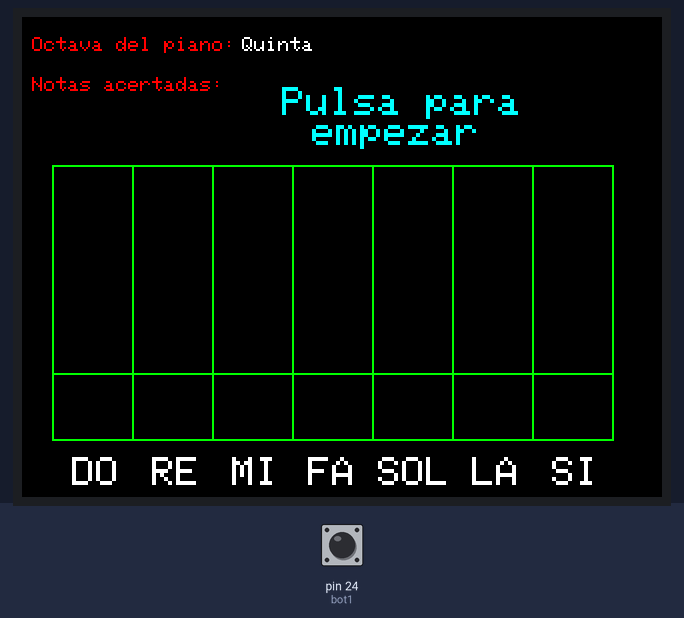
The sketch below on a simulated Arduino Mega 2560, built with avr-gcc and run on an emulated ATmega2560. On the bench: 320×240 colour display. The test bench sets the inputs (shaded band); at power-on: pin 24 (bot1) LOW.

Above: at 1.5 s.
1.6 s: pin 24 (bot1) pulled HIGH for 0.15 s
At 1.66 s:
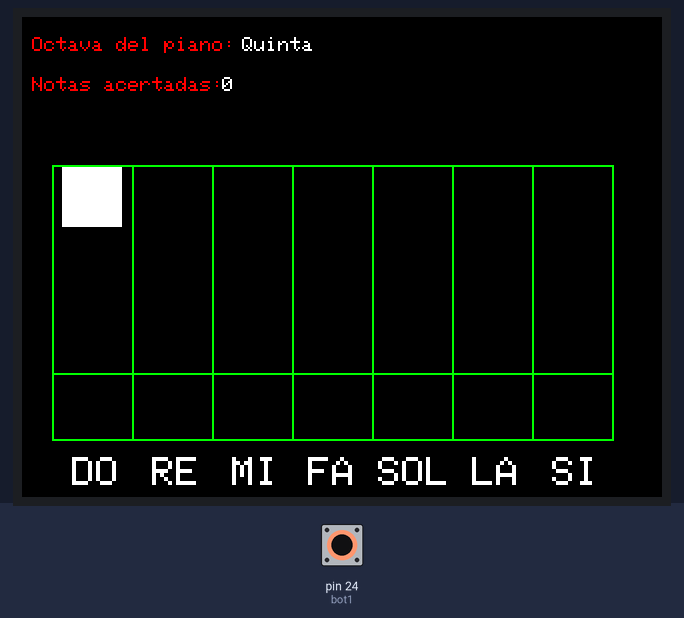
At 4.25 s:
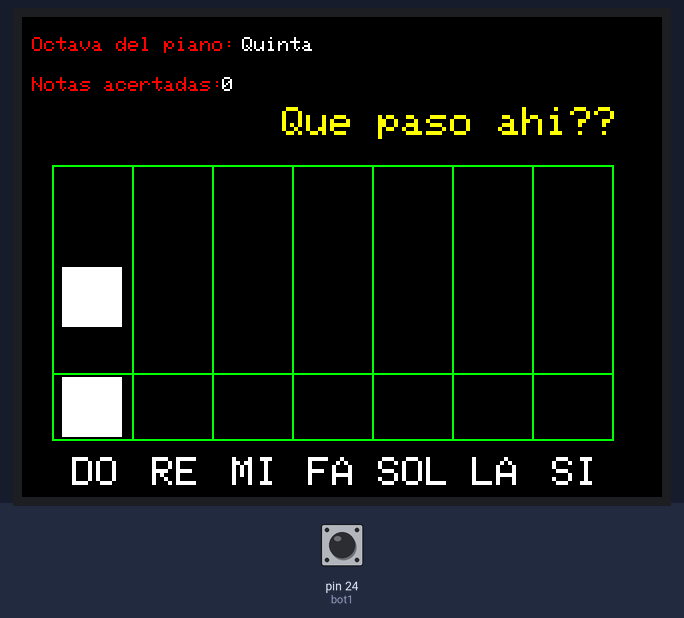

The sketch:

pantalla_tft.ino
```cpp
//Arduino UNO control botones y pantalla TFT
#include <Adafruit_GFX.h> // Libreria de graficos
#include <Adafruit_TFTLCD.h> // Libreria de LCD

// Pines de conexion del LCD
#define LCD_CS A3 // Chip Select - Pin analogico 3
#define LCD_CD A2 // Command/Data - Pin Analogico 2
#define LCD_WR A1 // LCD Write - Pin Analogico 1
#define LCD_RD A0 // LCD Read - Pin Analogico 0
#define LCD_RESET A4 // LCD Reset - Pin Analogico 4

Adafruit_TFTLCD tft(LCD_CS, LCD_CD, LCD_WR, LCD_RD, LCD_RESET); // Instancia del LCD
#define ORANGE 0XFEA0
#define BLACK 0x0000 // Definimos los colores para poder referirnos a ellos con su nombre
#define RED 0xF800 // en lugar de usar el código hexadecimal de cada uno.
#define GREEN 0x07E0
#define WHITE 0xFFFF
#define BLUE 0x001F
#define CYAN 0x07FF
#define YELLOW 0xFFE0
#define MAGENTA 0xF81F

const int bot1 = 24;
int32_t notas_acert, x1, x2, bandera = 0, start = 0;
int32_t nota1 = 75, nota2 = 75, imprimio = 0; //la bandera imprimio es para controlar el mensaje de bien o mal.
char nota_tocada = 0;

void pantalla_inicio(){
  tft.fillScreen(BLACK); // Colocamos el fondo del LCD en Negro
  tft.setTextSize(1);//Definimos el tamaño de la letra
  tft.setTextColor(RED);//Definimos el color del texto de abajo
  //Escribimos el texto:
  tft.setCursor(5,10);//Posicion del cursor, donde va a imprimir el texto
  // (X, Y) siendo X el ancho (240 px max.) e Y el alto (320 px max.), VERTICAl
  // (X, Y) siendo X el ancho (320 px max.) e Y el alto (240 px max.), HORIZONTAL
  tft.print("Octava del piano: ");
  tft.setTextColor(WHITE);
  tft.setCursor(110,10);
  tft.print("Quinta");

  tft.setTextSize(1);
  tft.setTextColor(RED);
  tft.setCursor(5,30);
  tft.print("Notas acertadas: ");

  tft.setTextSize(2);
  tft.setTextColor(CYAN);
  tft.setCursor(130,35);
  tft.print("Pulsa para");
  tft.setCursor(145,50);
  tft.print("empezar");

  tft.setTextSize(2);
  tft.setTextColor(WHITE);
  tft.setCursor(25,220);
  tft.print("DO");
  tft.setCursor(65,220);
  tft.print("RE");
  tft.setCursor(105,220);
  tft.print("MI");
  tft.setCursor(143,220);
  tft.print("FA");
  tft.setCursor(178,220);
  tft.print("SOL");
  tft.setCursor(225,220);
  tft.print("LA");
  tft.setCursor(265,220);
  tft.print("SI");
  //tft.drawLine(x1,y1,x2,y2,color);
  //RECUADRO
  tft.drawLine(15,74,295,74,GREEN);
  tft.drawLine(295,75,295,210,GREEN);
  for(int i = 15; i < 300; i+=40){
    tft.drawLine(i,75,i,210,GREEN);
  }
  //CASILLAS LLEGADA DE NOTAS
  tft.drawLine(15,178,295,178,GREEN);
  tft.drawLine(15,211,295,211,GREEN);
  //tft.drawCircle(280, 40, 30, WHITE); // Dibujamos un circulo sin color de relleno
}

void setup() {
  // put your setup code here, to run once:
  Serial1.begin(115200);
  Serial.begin(115200);
  pinMode(bot1, INPUT);
  tft.begin(0x9341); // Iniciamos el LCD especificando el controlador de nuestro LC. En este caso el ILI9341.
  // Otros controladores: 0x9325, 0x9328,0x7575, 0x9341, 0x8357.

  tft.fillScreen(BLACK); // Colocamos el fondo del LCD en Negro
  //TFT init
  tft.setRotation(1); //1-Horizontal Y 0-Vertical
  pantalla_inicio();
}

void imprimir_bien_mal(int i){
  if((i >= 105) && (i <= 130)){    //i + 55 > 170 && i + 55 < 180 (rango donde la nota esta sobre el cuadro a tocar)
    tft.fillRect(100, 30, 8, 16, BLACK);  //para sobreescribir las notas acertadas
    ++notas_acert;
    tft.setTextSize(2);
    tft.setTextColor(YELLOW);
    tft.setCursor(160,45);
    tft.print("Bien!!");  //No se puede escribir 3 ! o si no no compila
    //Impresion de notas acertadas
    tft.setTextSize(1);
    tft.setTextColor(WHITE);
    tft.setCursor(100,30);
    tft.print(int(notas_acert),DEC);
    delay(90);
  }else{
    tft.setTextSize(2);
    tft.setTextColor(YELLOW);
    tft.setCursor(130,45);
    tft.print("Que paso ahi??");  //No se puede escribir 3 ! o si no no compila
    delay(90);
  }
  imprimio = 1;
}

void loop() {
  // put your main code here, to run repeatedly:
  switch(bandera){
    case 0:
      x1 = 20;
      x2 = 20;
      break;
    case 1:
      x1 = 20;
      x2 = 180;
      break;
    case 2:
      x1 = 180;
      x2 = 180;
      break;
    case 3:
      x1 = 180;
      x2 = 220;
      break;
    case 4:
      x1 = 220;
      x2 = 220;
      break;
    case 5:
      x1 = 220;
      x2 = 180;
      break;
    case 6:
      x1 = 180;
      x2 = 180;
      break;
    case 7:
      x1 = 180;
      x2 = 140;
      break;
    case 8:
      x1 = 140;
      x2 = 140;
      break;
    case 9:
      x1 = 140;
      x2 = 100;
      break;
    case 10:
      x1 = 100;
      x2 = 100;
      break;
    case 11:
      x1 = 100;
      x2 = 60;
      break;
    case 12:
      x1 = 60;
      x2 = 60;
      break;
    case 13:
      x1 = 60;
      x2 = 20;
      break;
    case 14:
      x1 = 20;
      x2 = 20;
      break;
    default:
      x1 = 20;
      x2 = 20;
      break;
  }
  imprimio = 0; //se resetea la bandera ya que quiere decir que cambio de nota y puede imprimir un nuevo mensaje de bien o mal
  if((digitalRead(bot1) == HIGH) && (start == 0)){
    start = 1;
    notas_acert = 0;
    tft.fillRect(130, 35, 120, 35, BLACK);   //borrar: pulsa para empezar
  }
  if((nota1 < 126) && (start == 1)){
    tft.setTextSize(1);
    tft.setTextColor(WHITE);
    tft.setCursor(100,30);
    tft.print(int(notas_acert),DEC);
    tft.drawLine(15,178,295,178,GREEN);
    tft.fillRect(16, 75, 39, 103, BLACK); // Dibujamos un rectangulo relleno de color
    tft.fillRect(16, 179, 39, 31, BLACK);
    //tft.fillrect(xPos, yPos, length, width,color);
    tft.fillRect(x1, nota1, 30, 30, WHITE);
    nota1 += 5;
    delay(110);
  }else if((nota2 < 126) && (start == 1)){
    tft.fillRect(130, 35, 180, 35, BLACK);   //borrar bien!!, casi!!, mal!!
    for(int i = 75; i < 130; i += 5){
      //Patron de descenso de las notas
      tft.drawLine(15,178,295,178,GREEN);
      tft.fillRect(x1-4, 75, 39, 103, BLACK); // Dibujamos un rectangulo relleno de color
      tft.fillRect(x1-4, 179, 39, 31, BLACK);
      tft.fillRect(x2-4, 75, 39, 103, BLACK);
      tft.fillRect(x2-4, 179, 39, 31, BLACK);
      //tft.fillrect(xPos, yPos, length, width,color);
      if((bandera == 6) || (bandera == 14) || (bandera == 15)){
        tft.fillRect(x2, i, 30, 30, BLACK);
      }else{
        tft.fillRect(x2, i, 30, 30, WHITE);
      }
      if((bandera == 7) || (bandera == 15)){
        tft.fillRect(x1, i+55, 30, 30, BLACK);
      }else{
        tft.fillRect(x1, i+55, 30, 30, WHITE);
      }
      nota_tocada = Serial1.read();
      //Serial.print(nota_tocada); Serial.print(","); Serial.print(i);Serial.print(",");Serial.println(bandera);
      if((nota_tocada == 'D') && ((bandera == 0) || (bandera == 1) || (bandera == 14)) && (imprimio == 0)){
        imprimir_bien_mal(i);
      }else if((nota_tocada == 'R') && ((bandera == 12) || (bandera == 13)|| (bandera == 11)) && (imprimio == 0)){
        imprimir_bien_mal(i);
      }else if((nota_tocada == 'M') && ((bandera == 9) || (bandera == 10) || (bandera == 11)) && (imprimio == 0)){
        imprimir_bien_mal(i);
      }else if((nota_tocada == 'F') && ((bandera == 9) || (bandera == 8) || (bandera == 7)) && (imprimio == 0)){
        imprimir_bien_mal(i);
      }else if((nota_tocada == 'S') && ((bandera == 2) || (bandera == 5) || (bandera == 6)) && (imprimio == 0)){
        imprimir_bien_mal(i);
      }else if((nota_tocada == 'L') && ((bandera == 5) || (bandera == 4)) && (imprimio == 0)){
        imprimir_bien_mal(i);
      }else if((i > 120) && (bandera < 15) && (bandera != 7) && (imprimio == 0)){
        tft.setTextSize(2);
        tft.setTextColor(YELLOW);
        tft.setCursor(130,45);
        tft.print("Que paso ahi??");  //No se puede escribir 3 ! o si no no compila
        delay(80);
      }
      delay(110);
    }
    tft.fillRect(x1-4, 179, 39, 31, BLACK);
    bandera += 1;
  }
  if (bandera > 15){
    tft.fillScreen(BLACK); // Colocamos el fondo del LCD en Negro
    tft.drawRect(5, 5, 310, 230, YELLOW);
    tft.setTextSize(4);
    tft.setTextColor(BLUE);
    tft.setCursor(125,15);
    tft.print("Tu");
    tft.setCursor(40,50);
    tft.print("Puntuacion");
    tft.setCursor(65,85);
    tft.print("fue:");
    tft.setTextColor(WHITE);
    tft.print(int(notas_acert),DEC);
    tft.print("/14");
    tft.setTextColor(BLUE);
    tft.setCursor(60,120);
    tft.print("Quieres");
    tft.setCursor(40,160);
    tft.print("intentarlo");
    tft.setCursor(50,195);
    tft.print("de nuevo?");
    delay(500);
    if(digitalRead(bot1) == HIGH){
      bandera = 0;
      start = 0;
      nota2 = 75;
      nota1 = 75;
      pantalla_inicio();
    }else{
      bandera = 16;
      nota2 = 126;
      start = 0;
    }
  }
}
```

Measured:
- after the input at 1.6 s, the display: changes at once (image 1)
